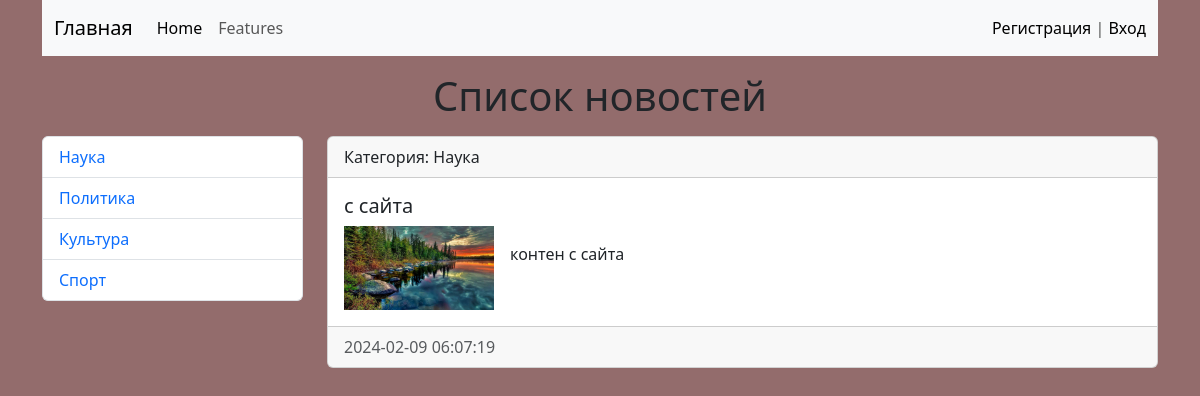
The app's page /news/52 with its own data.
### news/models.py (models this page shows, shortened)
class Category(models.Model):
    title = models.CharField(max_length=150, verbose_name='Категория')
    class Meta:
        verbose_name = 'Категория'
        verbose_name_plural = 'Категории'
    def get_absolute_url(self):
        return reverse('category', kwargs={'category_id': self.pk})

class News(models.Model):
    title = models.CharField(max_length=150, verbose_name='Новости')
    content = models.TextField(verbose_name='Контент')
    photo = models.ImageField(upload_to='photo/%Y/%m/%d', blank=True, verbose_name='Фото')
    created_at = models.DateTimeField(auto_now_add=True, verbose_name='Дата публикации')
    updated_at = models.DateTimeField(auto_now=True, verbose_name='Дата изменения')
    is_published = models.BooleanField(default=True, verbose_name='Опубликовано')
    category = models.ForeignKey('Category', on_delete=models.PROTECT, verbose_name='Категория')
    class Meta:
        verbose_name = 'Новость'
        verbose_name_plural = 'Новости'
        ordering = ['-created_at']

### news/views.py (the view)
# urls.py: path('news/<int:pk>', DetailNews.as_view(), name='news_view'),
class DetailNews(DetailView):
    model = News
    context_object_name = 'news'
    template_name = 'news/news_view.html'
    def get_queryset(self):
        return News.objects.filter(pk=self.kwargs['pk'], is_published=True)

### news/templatetags/category_list.py (called while the page is built)
@register.inclusion_tag('news/inc/_sidebar.html')
def load_category_list():
    return {'categories': Category.objects.all()}

### news/templates/news/news_view.html
{% extends 'base.html' %}
{% block content %}
  <div class="card mb-3">
    <div class="card-header">
        Категория: {{ news.category.title }}
    </div>
    <div class="card-body">
        <h5 class="card-title">{{ news.title }}</h5>
        <div class="d-flex">
            <div class="flex-shrink-0">
                {% if news.photo %}
                <img src="{{ news.photo.url }}" alt="..." width="150">
                {% else %}
                <img src="https://picsum.photos/150/" alt="..." width="150">
                {% endif %}
            </div>
            <div class="flex-grow-1 ms-3">
                <p class="card-text">{{ news.content | linebreaks}}</p>
            </div>
        </div>
    </div>
    <div class="card-footer text-body-secondary">
        {{ news.created_at| date:"Y-m-d H:i:s" }}
    </div>
</div>
{% endblock %}

### news/templates/news/inc/_sidebar.html
<ul class="list-group">
    {% for item in categories %}
        <li class="list-group-item"><a href="{{ item.get_absolute_url }}">{{ item.title }}</a> </li>
    {% endfor %}
</ul>

### mysite/static/css/style.css (style rules this page uses)
body { background-color: #936c6c; }
a:link { text-decoration:none; }

### records on screen
Category: title "Наука"
Category: title "Политика"
Category: title "Культура"
Category: title "Спорт"
News: category "Наука", title "c сайта", photo (picture), content "контен с сайта", created_at "2024-02-09 06:07:19"
